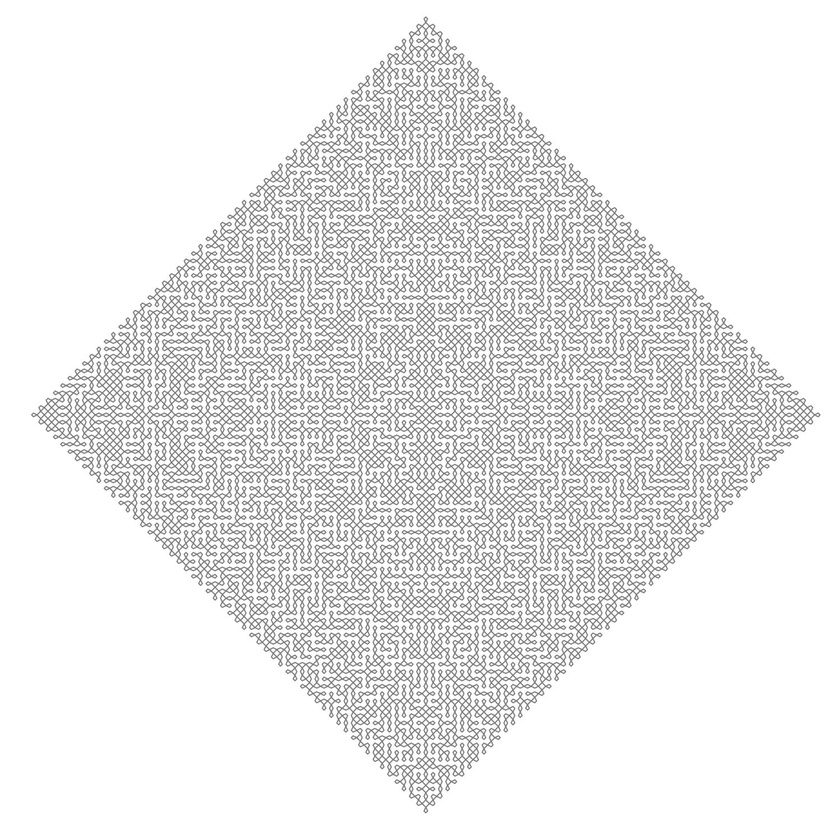
#> input picture Kolam109-Images/kolam109-0.jpg, 840 x 840 px, shrunk from 1500 x 1500 before the run
$ python -i kolam_processing.py   (imports and definitions only)
#> lines starting #> are read from the running program, lines starting #| are printed output that depends on the picture; after the words box and inside, x2 and y2 are one past the last pixel; in counts of white or black regions, pixels touching at a corner belong together
#> further down, picture is the input picture: shape (840, 840, 3); min 93, max 255, mean 234.4
import cv2
import numpy as np
import pandas as pd

# NOTE: This version requires the opencv-contrib-python package for skeletonization.
# Ensure it's listed in your requirements.txt: pip install opencv-contrib-python

def extract_kolam_paths(img_array, canny_low=50, canny_high=150, epsilon=1.0):
    """
    Extracts Kolam paths from an image array and returns the paths and intermediate images.
    """
#> called with canny_low = 50, canny_high = 150, epsilon = 1
    if img_array is None:
        raise ValueError("Input image array cannot be None.")

    # Convert to grayscale if it's a color image
    if len(img_array.shape) == 3:
        img_gray = cv2.cvtColor(img_array, cv2.COLOR_BGR2GRAY)
    else:
        img_gray = img_array

    blurred = cv2.GaussianBlur(img_gray, (5, 5), 0)

    # 1. Start with the accurate Canny edges.
    edges = cv2.Canny(blurred, canny_low, canny_high)
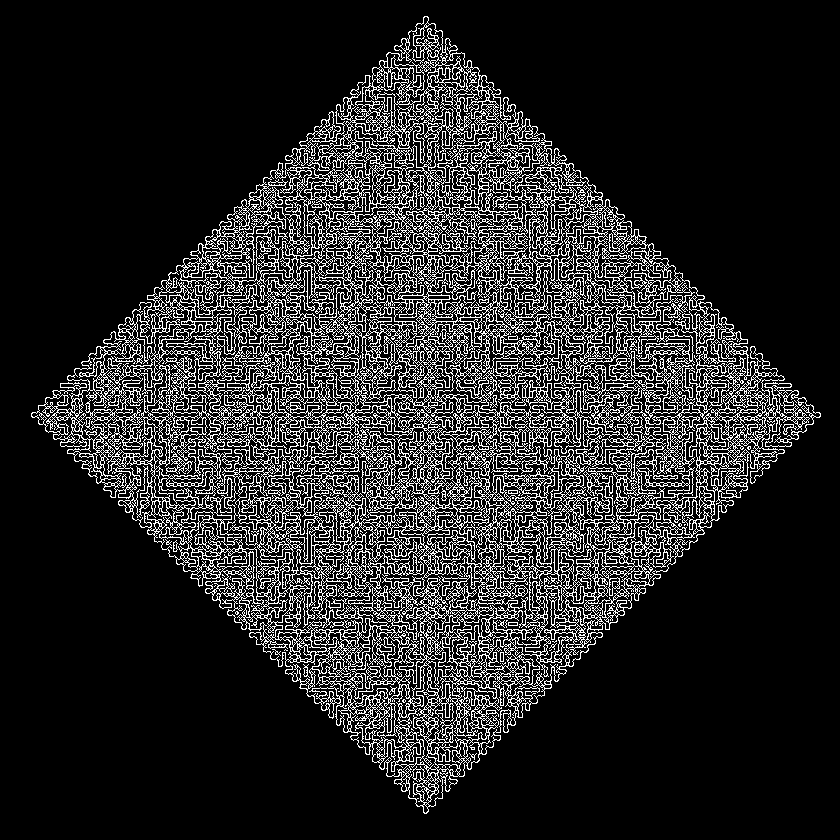
#> edges: shape (840, 840); 15.3% white in thin lines or dots, all inside (x1, y1, x2, y2) = (31, 16, 821, 814)

    # 2. Slightly dilate to close any tiny gaps in the Canny lines.
    kernel = np.ones((3, 3), np.uint8)
    dilated_canny = cv2.dilate(edges, kernel, iterations=1)
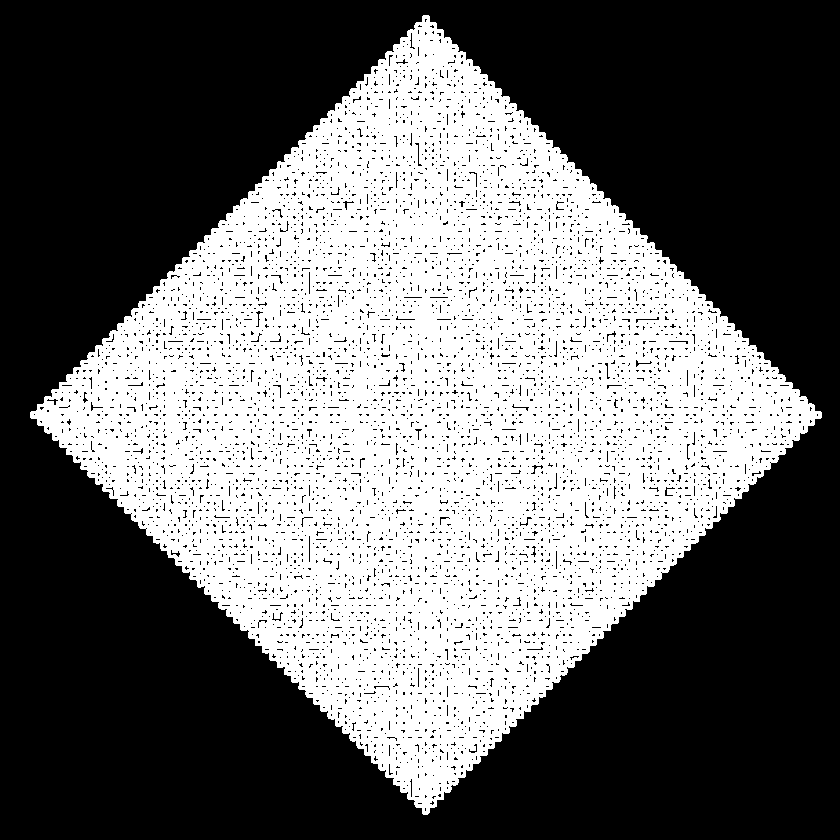
#> dilated_canny: shape (840, 840); 42.1% white; 1 white region

    # 3. Create a solid mask of the strokes by filling all contours.
    filled_mask = np.zeros_like(img_gray)
    contours, _ = cv2.findContours(dilated_canny, cv2.RETR_TREE, cv2.CHAIN_APPROX_SIMPLE)
#> contours = 5224 contours, 4945 with area under 20; largest, box (x1, y1, x2, y2) and area: (30, 15, 822, 815) 315717, (414, 142, 423, 167) 60, (635, 316, 660, 324) 58, (308, 535, 311, 563) 52, (664, 486, 676, 497) 52
    cv2.drawContours(filled_mask, contours, -1, (255), thickness=cv2.FILLED)

    # 4. Skeletonize the accurate, solid mask to get the perfect centerline.
    thinned = cv2.ximgproc.thinning(filled_mask)
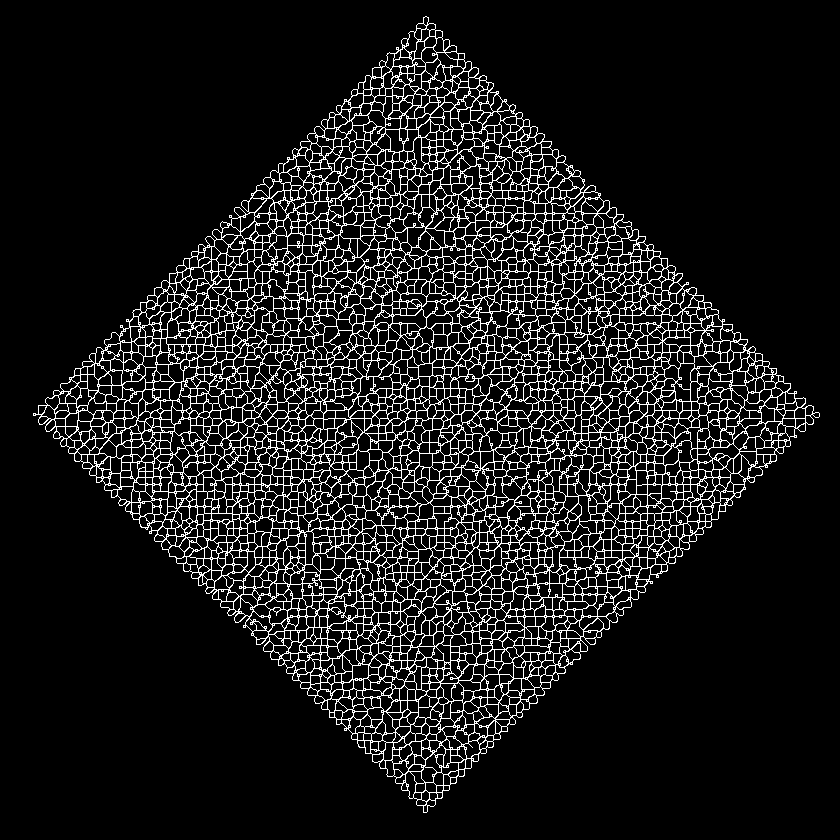
#> thinned: shape (840, 840); 10.2% white in thin lines or dots, all inside (x1, y1, x2, y2) = (33, 16, 820, 813)

    # 5. Find the final contours on the skeleton. These are our drawing paths.
    final_contours, _ = cv2.findContours(thinned, cv2.RETR_LIST, cv2.CHAIN_APPROX_SIMPLE)
#> final_contours = 5224 contours, 1643 with area under 20; largest, box (x1, y1, x2, y2) and area: (33, 16, 820, 813) 309954, (392, 309, 427, 329) 334, (676, 363, 695, 390) 310, (385, 129, 404, 153) 271, (708, 443, 740, 459) 266

    if not final_contours:
        return [], None, None, None

    # Sort paths to draw from the center outwards
    all_points = np.concatenate([cnt for cnt in final_contours])
#> all_points = contour of 53678 points, box (x1, y1, x2, y2) (33, 16, 820, 813), area 28758
    M_total = cv2.moments(all_points)
#> M_total = moments, m00 28757.5, centre m10/m00, m01/m00 = (-232.5, 439)
    if M_total["m00"] == 0:
        return [], edges, filled_mask, thinned

    center_x = int(M_total["m10"] / M_total["m00"])
#> center_x = -232
    center_y = int(M_total["m01"] / M_total["m00"])
#> center_y = 438

    paths_with_distances = []
    for cnt in final_contours:
        if cv2.contourArea(cnt) > 2:
            approx = cv2.approxPolyDP(cnt, epsilon, closed=False)
            path = [(int(p[0][0]), int(p[0][1])) for p in approx]

            M_path = cv2.moments(cnt)
            if M_path["m00"] == 0: continue
            path_cx = int(M_path["m10"] / M_path["m00"])
            path_cy = int(M_path["m01"] / M_path["m00"])

            distance = np.sqrt((path_cx - center_x)**2 + (path_cy - center_y)**2)
            paths_with_distances.append((distance, path))
#> this loop made 5224 passes
#> (path, path_cx, path_cy, distance) on passes 1, 4, 6, 8, 9, 13, 15, 16: ([(425, 805), (427, 805), (426, 812), (423, 811), (424, 805)], 425, 808, 754), ([(436, 793), (441, 792), (442, 796), (438, 798), (437, 794)], 439, 794, 759.6), ([(415, 792), (420, 792), (421, 798), (414, 798), (413, 794)], 417, 795, 740.7), ([(443, 786), (449, 786), (448, 790), (443, 789)], 446, 787, 762.6), ([(436, 786), (443, 786), (441, 792), (436, 791)], 439, 788, 756.8), ([(404, 782), (406, 783), (406, 790), (401, 789), (402, 784)], 403, 786, 724.1), ([(450, 778), (456, 778), (456, 781), (454, 783), (450, 782)], 452, 779, 764.3), ([(443, 775), (447, 774), (450, 777), (450, 784), (443, 784)], 446, 779, 758.9)
#> (path_cx, path_cy, distance) on passes 2, 3, 5, 7, 11, 12: (430, 802, 755.5), (420, 802, 746.7), (432, 795, 753.9), (424, 795, 746.9), (430, 787, 748.4), (419, 787, 738.6)
#> after the loop, paths_with_distances = 3593 items

    paths_with_distances.sort(key=lambda item: item[0])
    sorted_paths = [path for distance, path in paths_with_distances]
#> sorted_paths = 3593 items

    return sorted_paths, edges, filled_mask, thinned

def save_paths_to_csv_bytes(paths):
    """Saves path data to an in-memory CSV bytes object for Streamlit download."""
    rows = []
    for i, p in enumerate(paths):
        for x, y in p:
            rows.append([x, y, i])
        rows.append([np.nan, np.nan, np.nan])
    df = pd.DataFrame(rows, columns=['x', 'y', 'path_id'])
    return df.to_csv(index=False).encode('utf-8')

>>> import cv2
>>> picture = cv2.imread('Kolam109-Images/kolam109-0.jpg')
>>> result = extract_kolam_paths(picture)

$ run again, on Kolam109-Images/kolam109-10.jpg
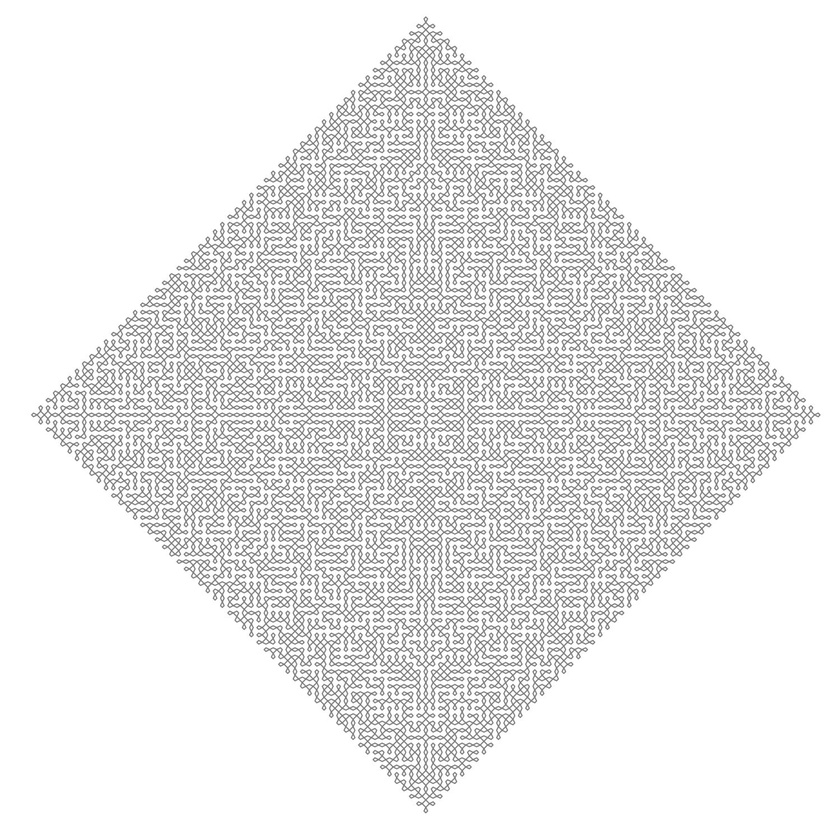
#> input picture Kolam109-Images/kolam109-10.jpg, 840 x 840 px, shrunk from 1500 x 1500 before the run
#> picture is the input picture: shape (840, 840, 3); min 91, max 255, mean 234.6
#> edges: shape (840, 840); 15.1% white in thin lines or dots, all inside (x1, y1, x2, y2) = (31, 16, 821, 814)
#> in extract_kolam_paths, `dilated_canny = cv2.dilate(edges, kernel, iterations=1)`:
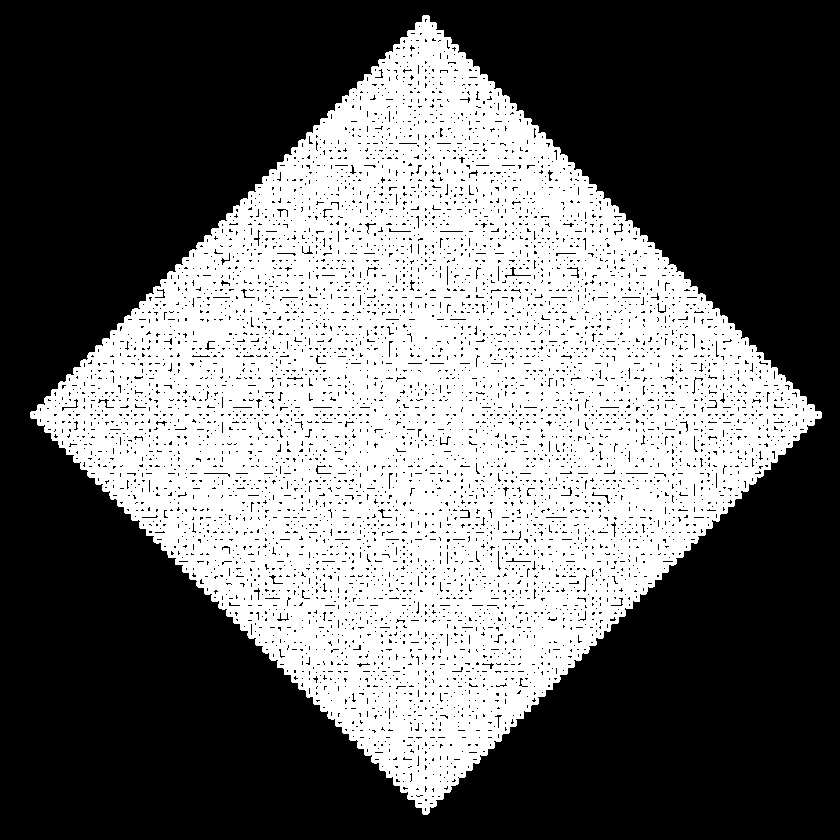
#> dilated_canny: shape (840, 840); 42% white; 1 white region
#> contours = 5391 contours, 5076 with area under 20; largest, box (x1, y1, x2, y2) and area: (30, 15, 822, 815) 315592, (504, 266, 532, 279) 86, (315, 464, 332, 475) 64, (566, 266, 580, 279) 60, (591, 491, 611, 505) 58
#> in extract_kolam_paths, `thinned = cv2.ximgproc.thinning(filled_mask)`:
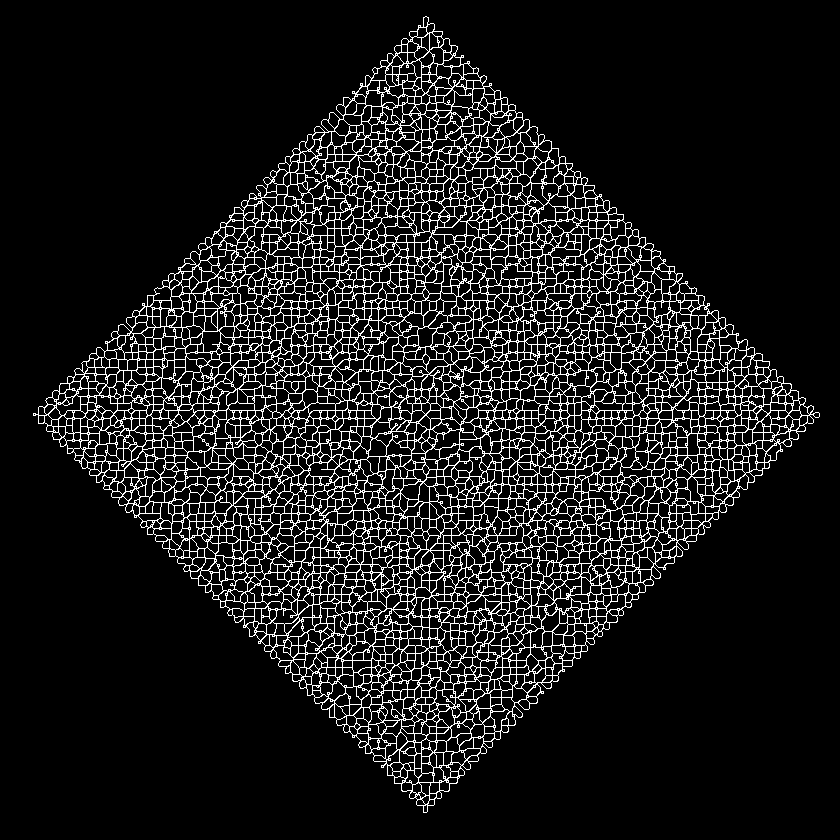
#> thinned: shape (840, 840); 10.4% white in thin lines or dots, all inside (x1, y1, x2, y2) = (33, 16, 820, 813)
#> final_contours = 5391 contours, 1672 with area under 20; largest, box (x1, y1, x2, y2) and area: (33, 16, 820, 813) 309824, (433, 429, 461, 450) 348, (201, 330, 221, 353) 338, (433, 220, 467, 238) 300, (588, 488, 618, 511) 298
#> all_points = contour of 54885 points, box (x1, y1, x2, y2) (33, 16, 820, 813), area 12620
#> M_total = moments, m00 12619.5, centre m10/m00, m01/m00 = (-1076.3, 382.7)
#> center_x = -1076
#> center_y = 382
#> the loop in extract_kolam_paths, `for cnt in final_contours:` made 5391 passes
#> (path, path_cx, path_cy, distance) on passes 1, 2, 3, 5, 7: ([(425, 805), (427, 805), (426, 812), (423, 811), (424, 805)], 425, 808, 1560.3), ([(430, 799), (434, 800), (434, 804), (428, 805), (428, 801)], 430, 802, 1563.5), ([(418, 799), (421, 799), (425, 804), (417, 805), (416, 801)], 419, 802, 1552.9), ([(418, 794), (420, 798), (417, 799), (415, 797)], 417, 796, 1549.3), ([(429, 794), (436, 794), (436, 796), (433, 799), (429, 798)], 432, 795, 1563.5)
#> after the loop in extract_kolam_paths, `for cnt in final_contours:`: paths_with_distances = 3731 items
